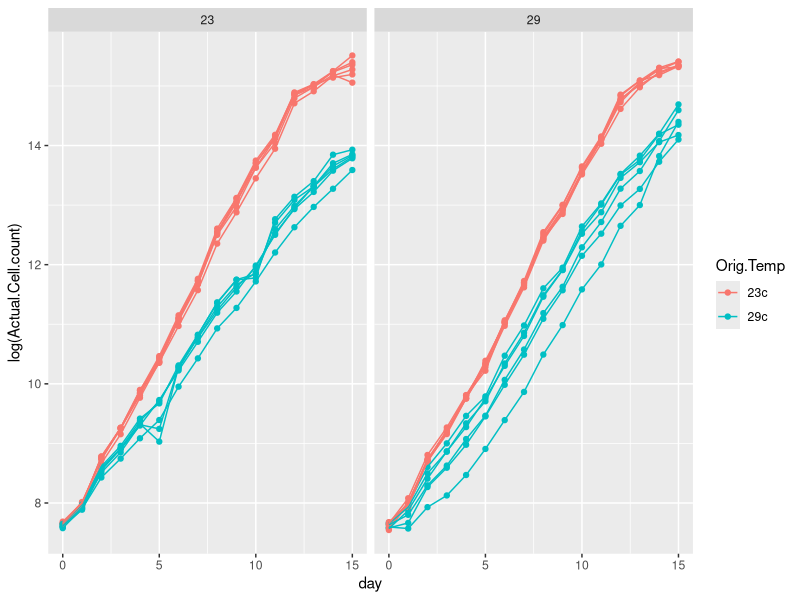
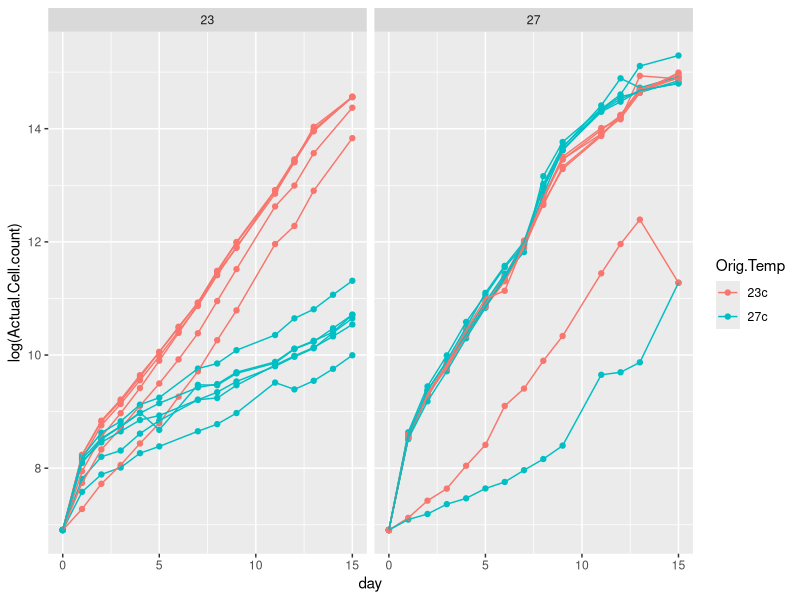
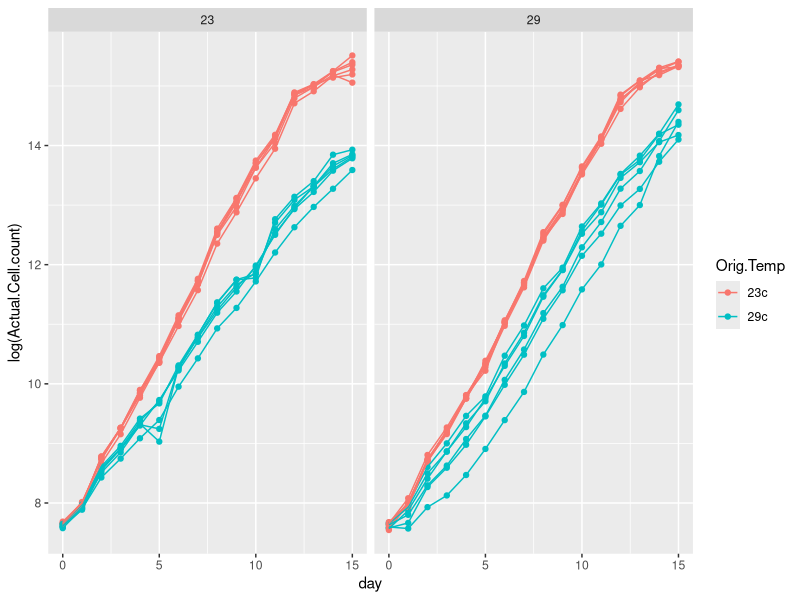
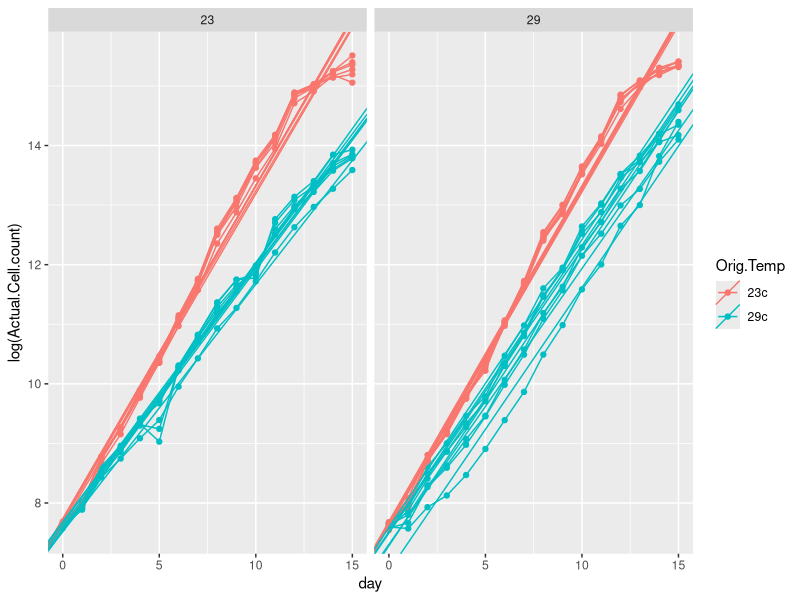
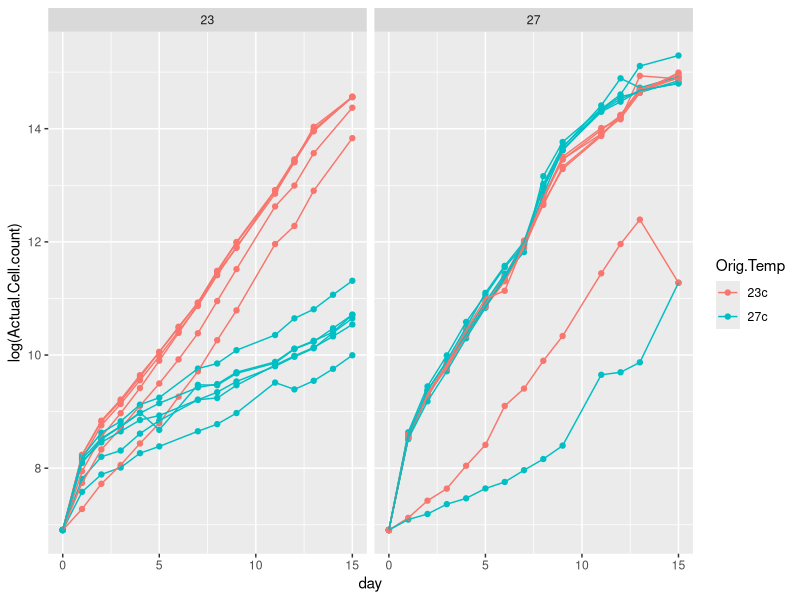
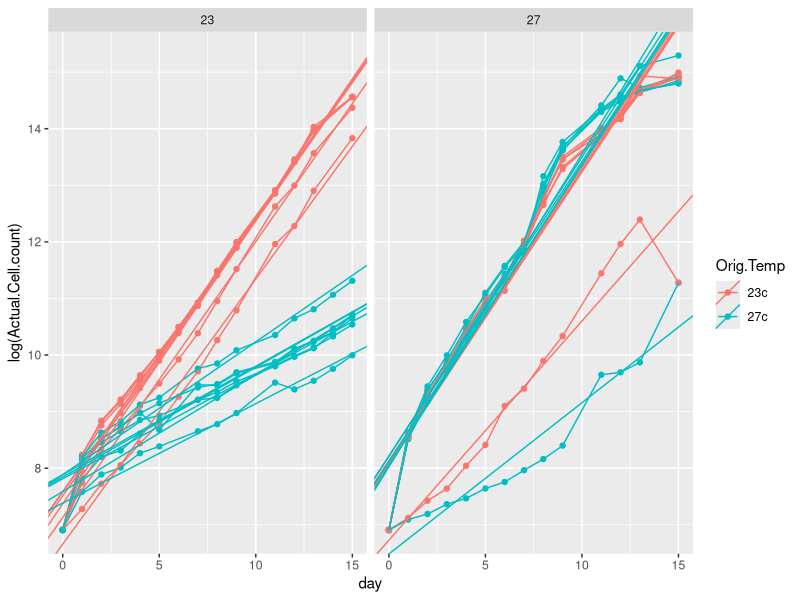
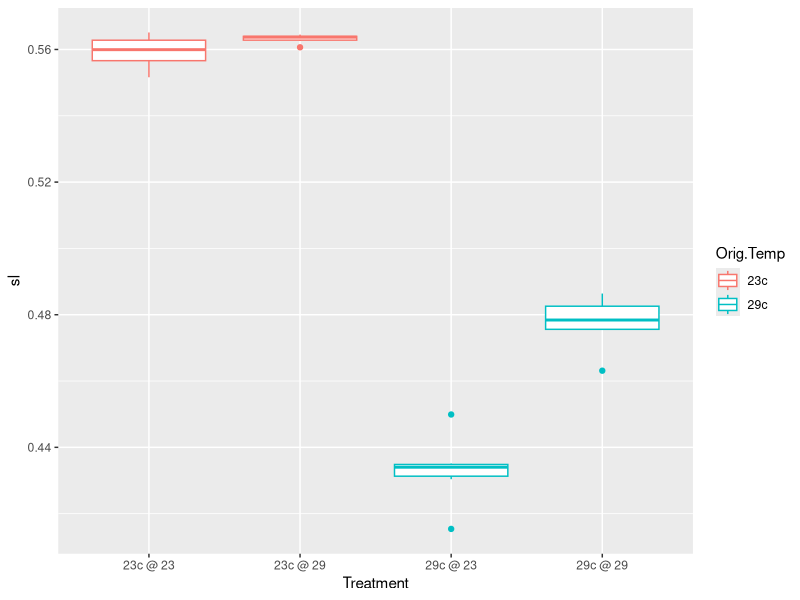
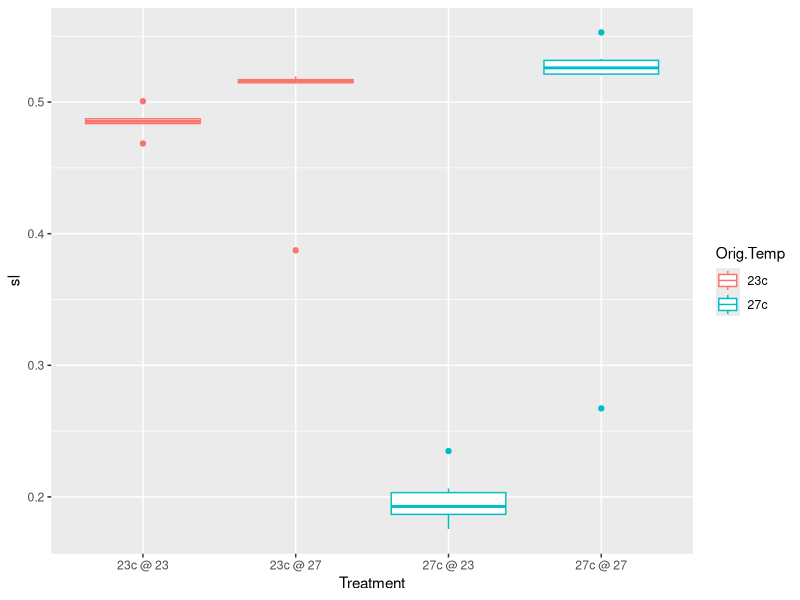

R code for these plots, in order:
library(ggplot2)
library(dplyr)

#####getting data ready#####
#read in data
b_recip <- read.csv("Pc_B_Recip.csv", sep=",", as.is=TRUE, header=TRUE)
d_recip <- read.csv("Pc_D_Recip.csv", sep=",", as.is=TRUE, header=TRUE)

#cut extra rows 
b_recip <- b_recip[1:384,]
d_recip <- d_recip[1:384,]

#get rid of ones not numbers in d_recip and make numeric
d_recip <- d_recip[-which(d_recip$Actual.Cell.count=="#VALUE!"),]
d_recip$Actual.Cell.count <- as.numeric(d_recip$Actual.Cell.count)
#get rid of 0s in d_recip
d_recip<-d_recip[-which(d_recip$Actual.Cell.count==0),]


#extract date information
b_recip$Date <- NA
for (i in 1:length(b_recip$File.ID)){
  b_recip$Date[i] <- strsplit(b_recip$File.ID[i], "_")[[1]][4]  
}

d_recip$Date <- NA
for (i in 1:length(d_recip$File.ID)){
  d_recip$Date[i] <- strsplit(d_recip$File.ID[i], "_")[[1]][4]  
}

b_recip$Date <- format(as.Date(b_recip$Date, "%d%m%Y"), "20%y-%m-%d")
d_recip$Date <- format(as.Date(d_recip$Date, "%d%m%Y"), "20%y-%m-%d")

#convert to days since beginning
b_recip$day <- as.numeric(round(difftime(b_recip$Date, b_recip$Date[1], units="days"), digits=0))
d_recip$day <- as.numeric(round(difftime(d_recip$Date, d_recip$Date[1], units="days"), digits=0))

#figure out which temp grown in
#column "X" gives the growth temp but only when it's a recip
#rename column
colnames(d_recip)[6] <- "grtemp"

sum(d_recip$Treatment[which(is.na(d_recip$grtemp))]=="Control")
length(which(is.na(d_recip$grtemp)))
length(which(d_recip$Treatment=="Control"))

#add to column gr temp when control
for (i in 1:length(d_recip$File.ID)){
  if(is.na(d_recip$grtemp[i])){
    d_recip$grtemp[i] <- as.numeric(gsub("c","",d_recip$Orig.Temp[i]))
  }
}


#column "X" gives the growth temp but only when it's a recip
#rename column
colnames(b_recip)[6] <- "grtemp"
sum(b_recip$Treatment[which(is.na(b_recip$grtemp))]=="Control")
length(which(is.na(b_recip$grtemp)))
length(which(b_recip$Treatment=="Control"))

#add to column gr temp when control
for (i in 1:length(b_recip$File.ID)){
  if(is.na(b_recip$grtemp[i])){
    b_recip$grtemp[i] <- as.numeric(gsub("c","",b_recip$Orig.Temp[i]))
  }
}

#make new replicate ids
b_recip$rep <- paste(b_recip$Rep.ID,b_recip$Orig.Temp)
d_recip$rep <- paste(d_recip$Rep.ID,d_recip$Orig.Temp)

#####plot growth curves######
ggplot(data=b_recip, aes(x=day, y=log(Actual.Cell.count), col=Orig.Temp))+
  geom_point()+
  geom_line(aes(group=rep))+
  facet_wrap(~grtemp)

ggplot(data=d_recip, aes(x=day, y=log(Actual.Cell.count), col=Orig.Temp))+
  geom_point()+
  geom_line(aes(group=rep))+
  facet_wrap(~grtemp)

#####fit lines####
#basic regression line - by replicate
#for b
rep <- c()
temp <- c()
int <- c()
sl <- c()
Orig.Temp <- c()
for (i in unique(b_recip$rep)){
  sub <- subset(b_recip, rep==i)
  for (j in unique(sub$grtemp)){
    sub2 <- subset(sub, grtemp==j)
    mod <- lm(log(Actual.Cell.count)~day, sub2)
    int <- c(int, mod$coefficients[1])
    sl <- c(sl, mod$coefficients[2])
    rep <- c(rep, i)
    temp <- c(temp, j)
    Orig.Temp <- c(Orig.Temp, sub2$Orig.Temp[1])
  }
}

b_gr <- data.frame(temp, rep, int, sl, Orig.Temp)  
names(b_gr) <- c("grtemp","Rep","int","sl", "Orig.Temp")

p <- ggplot(data=b_recip, aes(x=day, y=log(Actual.Cell.count), col=Orig.Temp))+
  geom_point()+
  geom_line(aes(group=rep))+
  facet_wrap(~grtemp)
p
p + geom_abline(data=b_gr, aes(slope=sl, intercept=int, col=Orig.Temp))

#for d
rep <- c()
temp <- c()
int <- c()
sl <- c()
Orig.Temp <- c()
for (i in unique(d_recip$rep)){
  sub <- subset(d_recip, rep==i)
  for (j in unique(sub$grtemp)){
    sub2 <- subset(sub, grtemp==j)
    mod <- lm(log(Actual.Cell.count)~day, sub2)
    int <- c(int, mod$coefficients[1])
    sl <- c(sl, mod$coefficients[2])
    rep <- c(rep, i)
    temp <- c(temp, j)
    Orig.Temp <- c(Orig.Temp, sub2$Orig.Temp[1])
  }
}

d_gr <- data.frame(temp, rep, int, sl, Orig.Temp)  
names(d_gr) <- c("grtemp","Rep","int","sl", "Orig.Temp")

p <- ggplot(data=d_recip, aes(x=day, y=log(Actual.Cell.count), col=Orig.Temp))+
  geom_point()+
  geom_line(aes(group=rep))+
  facet_wrap(~grtemp)
p
p + geom_abline(data=d_gr, aes(slope=sl, intercept=int, col=Orig.Temp))


######plot grs#####
#b
b_gr$Treatment <- paste(b_gr$Orig.Temp, "@",b_gr$grtemp)
p <- ggplot(b_gr, aes(x=Treatment, y=sl, col=Orig.Temp)) + 
  geom_boxplot()
p

#d
d_gr$Treatment <- paste(d_gr$Orig.Temp, "@",d_gr$grtemp)
p <- ggplot(d_gr, aes(x=Treatment, y=sl, col=Orig.Temp)) + 
  geom_boxplot()
p

########check output######
b_o23 <- subset(b_recip, Orig.Temp=="23c")
b_o23_con <- subset(b_o23, Treatment=="Control")
plot(log(b_o23_con$Actual.Cell.count)~b_o23_con$day, type="b")
b_o23_recip <- subset(b_o23, Treatment=="recip")
plot(log(b_o23_recip$Actual.Cell.count)~b_o23_recip$day, type="b")
b_o29 <- subset(b_recip, Orig.Temp=="29c")
b_o29_con <- subset(b_o29, Treatment=="Control")
plot(log(b_o29_con$Actual.Cell.count)~b_o29_con$day, type="b")
b_o29_recip <- subset(b_o29, Treatment=="recip")
plot(log(b_o29_recip$Actual.Cell.count)~b_o29_recip$day, type="b")

d_o23 <- subset(d_recip, Orig.Temp=="23c")
d_o23_con <- subset(d_o23, Treatment=="Control")
plot(log(d_o23_con$Actual.Cell.count)~d_o23_con$day, type="b")
d_o23_recip <- subset(d_o23, Treatment=="recip")
plot(log(d_o23_recip$Actual.Cell.count)~d_o23_recip$day, type="b")
d_o27 <- subset(d_recip, Orig.Temp=="27c")
d_o27_con <- subset(d_o27, Treatment=="Control")
plot(log(d_o27_con$Actual.Cell.count)~d_o27_con$day)
d_o27_recip <- subset(d_o27, Treatment=="recip")
plot(log(d_o27_recip$Actual.Cell.count)~d_o27_recip$day, type="b")
#same sample from D low, so maybe mixup in which is which???


b_15 <- subset(b_recip, day==15)
p <- ggplot(b_15, aes(x=Treatment, y=Actual.Cell.count, col=Orig.Temp)) + 
  geom_boxplot()
p

b_15$og.gr <- paste(b_15$Orig.Temp,b_15$grtemp)
p <- ggplot(b_15, aes(x=og.gr, y=Actual.Cell.count, col=grtemp)) + 
  geom_boxplot()
p

b_0 <- subset(b_recip, day==0)
p <- ggplot(b_0, aes(x=Treatment, y=Actual.Cell.count, col=Orig.Temp)) + 
  geom_boxplot()
p

b_0$og.gr <- paste(b_0$Orig.Temp,b_0$grtemp)
p <- ggplot(b_0, aes(x=og.gr, y=Actual.Cell.count, col=grtemp)) + 
  geom_boxplot()
p

d_15 <- subset(d_recip, day==15)
p <- ggplot(d_15, aes(x=Treatment, y=Actual.Cell.count, col=Orig.Temp)) + 
  geom_boxplot()
p

d_15$og.gr <- paste(d_15$Orig.Temp,d_15$grtemp)
p <- ggplot(d_15, aes(x=og.gr, y=Actual.Cell.count, col=grtemp)) + 
  geom_boxplot()
p

d_1 <- subset(d_recip, day==1)
p <- ggplot(d_1, aes(x=Treatment, y=Actual.Cell.count, col=Orig.Temp)) + 
  geom_boxplot()
p

d_1$og.gr <- paste(d_1$Orig.Temp,d_1$grtemp)
p <- ggplot(d_1, aes(x=og.gr, y=Actual.Cell.count, col=grtemp)) + 
  geom_boxplot()
p



